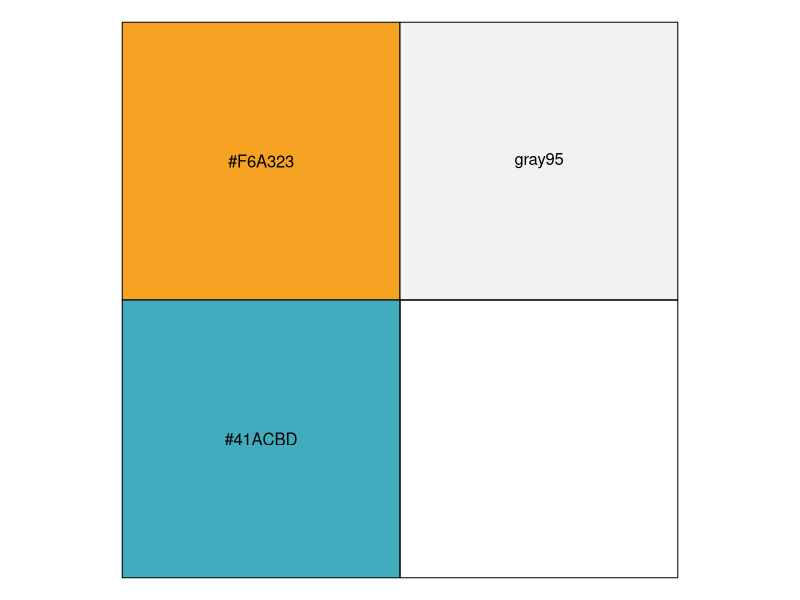
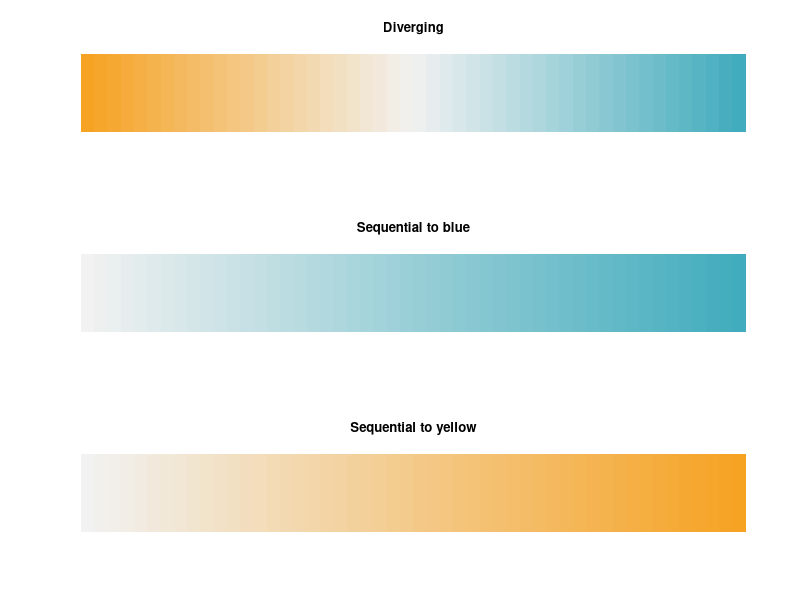
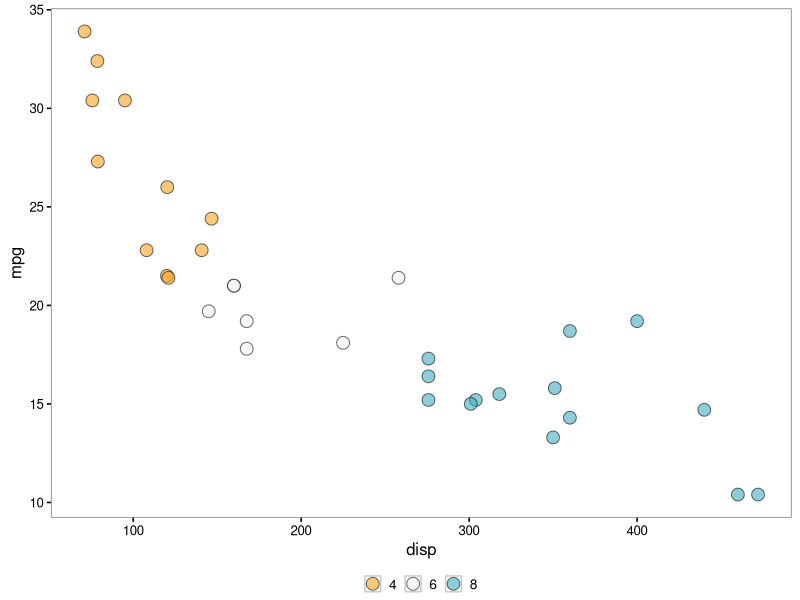
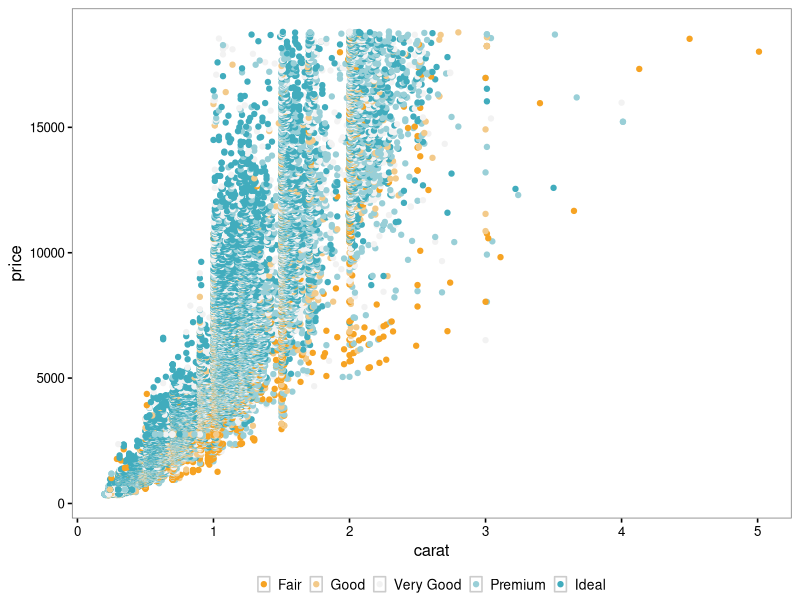
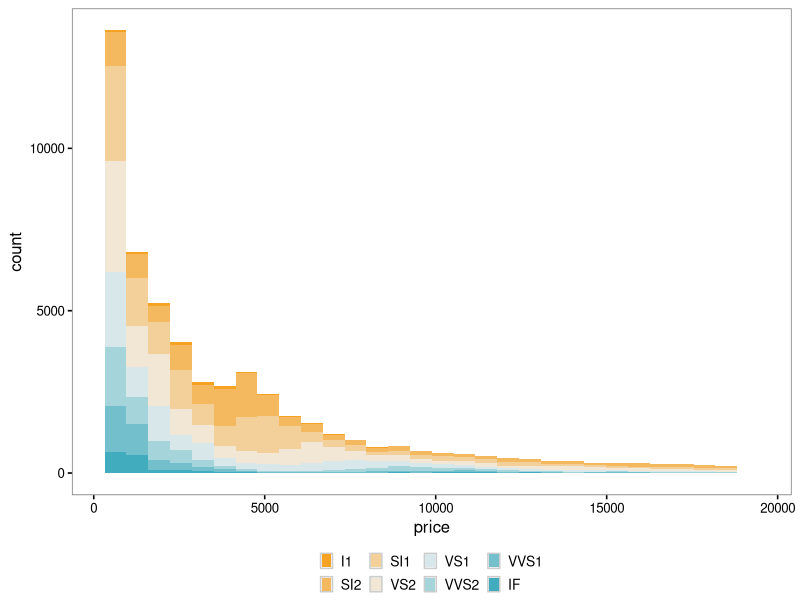

Reproduce these figures in R, in order.
## ---- chunk 1
knitr::opts_chunk$set(
  collapse = T,
  comment = "#>",
  message = F,
  warning = F,
  echo = T,
  fig.align="center"
)
## ---- chunk 2
tb_colors <- c(
  
  "#F6A323", # Azul 
  "gray95",   # em branco?
  "#41ACBD"  # Laranja
  
  
  )

# TODO: incluir mais cores, talvez uma cor quente para o vermelho?

## ---- chunk 3
scales::show_col(tb_colors)
## ---- chunk 4
# número de cores que eu quero
n <- 10
colorRampPalette(tb_colors)(n) # display n cores
## ---- chunk 5
par(mfrow=c(3,1))

barplot(rep(1, 50),
        yaxt = "n",
        space = c(0, 0),
        border = NA, 
        col= colorRampPalette(tb_colors)(50),
        main = "Diverging")

barplot(rep(1, 50),
        yaxt = "n",
        space = c(0, 0),
        border = NA, 
        col= colorRampPalette(tb_colors[2:3])(50),
        main = "Sequential to blue")

barplot(rep(1, 50),
        yaxt = "n",
        space = c(0, 0),
        border = NA, 
        col= colorRampPalette(tb_colors[2:1])(50),
        main = "Sequential to yellow")


## ---- chunk 6

theme_tb <- function (base_size = 12, base_family = "Helvetica",
                      legend.position="bottom", legend_size= 10) {
  
  theme_grey(base_size = base_size, base_family = base_family) %+replace% 
  theme(
    
    legend.position = legend.position , 
    legend.margin=unit(-.2,"cm"),
    legend.text=element_text(size=legend_size),
    legend.title = element_blank(), # size=.5
    
    axis.text = element_text(size = rel(0.8)),
    axis.ticks = element_line(colour = "black"), 
    
    legend.key = element_rect(colour = "grey80"), 
    legend.key.size = unit(.3, "cm"),
    
    panel.background = element_rect(fill = "white", colour = NA),
    panel.border = element_rect(fill = NA,  colour = "grey50"), 
    panel.grid.major = element_line(colour = "white", size = 0.2),
    panel.grid.minor = element_line(colour = "white",  size = 0.5), 
    
    strip.background = element_rect(fill = "grey80", colour = "grey50", size = 0.2)
    
  )
  
}
## ---- chunk 7
library(ggplot2)

numero_de_cores <- dplyr::n_distinct(as.factor(mtcars$cyl))
pal <- colorRampPalette(tb_colors)(numero_de_cores)

ggplot(mtcars, aes(x = disp, y = mpg, fill = as.factor(cyl))) + 
  geom_point(shape = 21, size = 4, alpha = .6) +
  # aplica theme_tb e paleta de cores
  theme_tb() +
  scale_fill_manual(values = pal)
## ---- chunk 8
numero_de_cores <- dplyr::n_distinct(diamonds$cut)
pal <- colorRampPalette(tb_colors)(numero_de_cores)

ggplot(diamonds, aes(x = carat, y = price, color = cut)) +
  geom_point() +
  # aplica theme_tb e paleta de cores
  theme_tb() +
  scale_color_manual(values = pal)
## ---- chunk 9

numero_de_cores <- dplyr::n_distinct(diamonds$clarity)
pal <- colorRampPalette(tb_colors)(numero_de_cores)


ggplot(diamonds, aes(x = price, fill = clarity)) + 
  geom_histogram() +
  theme_tb() +
  scale_fill_manual(values = pal)
